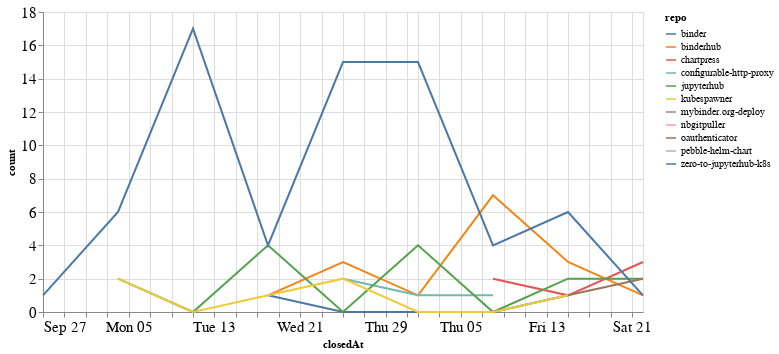

Notebook code for this chart:
### Code cell
closed_by_time = closed_by.groupby('repo').resample('W', on='closedAt').count()['author'].reset_index()
closed_by_time = closed_by_time.rename(columns={'author': 'count'})

alt.Chart(closed_by_time, width=600).mark_line().encode(
    x='closedAt',
    y='count',
    color='repo',
    tooltip="repo"
)

### Figure 1 — Vega-Lite specification as saved in the notebook (floating-point values rounded to 4 significant figures)
{"config": {"axisLeft": {"labelFontSize": 15}, "axisBottom": {"labelFontSize": 15}}, "data": {"name": "data-9aa28877c4028b6e48aed21271f1dd59"}, "mark": "line", "encoding": {"color": {"type": "nominal", "field": "repo"}, "tooltip": {"type": "nominal", "field": "repo"}, "x": {"type": "temporal", "field": "closedAt"}, "y": {"type": "quantitative", "field": "count"}}, "width": 600, "$schema": "https://vega.github.io/schema/vega-lite/v4.8.1.json", "datasets": {"data-9aa28877c4028b6e48aed21271f1dd59": [{"repo": "binder", "closedAt": "2020-10-18T00:00:00", "count": 1}, {"repo": "binder", "closedAt": "2020-10-25T00:00:00", "count": 0}, {"repo": "binder", "closedAt": "2020-11-01T00:00:00", "count": 0}, {"repo": "binder", "closedAt": "2020-11-08T00:00:00", "count": 0}, {"repo": "binder", "closedAt": "2020-11-15T00:00:00", "count": 1}, {"repo": "binderhub", "closedAt": "2020-10-18T00:00:00", "count": 1}, {"repo": "binderhub", "closedAt": "2020-10-25T00:00:00", "count": 3}, {"repo": "binderhub", "closedAt": "2020-11-01T00:00:00", "count": 1}, {"repo": "binderhub", "closedAt": "2020-11-08T00:00:00", "count": 7}, {"repo": "binderhub", "closedAt": "2020-11-15T00:00:00", "count": 3}, {"repo": "binderhub", "closedAt": "2020-11-22T00:00:00", "count": 1}, {"repo": "chartpress", "closedAt": "2020-11-08T00:00:00", "count": 2}, {"repo": "chartpress", "closedAt": "2020-11-15T00:00:00", "count": 1}, {"repo": "chartpress", "closedAt": "2020-11-22T00:00:00", "count": 3}, {"repo": "configurable-http-proxy", "closedAt": "2020-10-25T00:00:00", "count": 2}, {"repo": "configurable-http-proxy", "closedAt": "2020-11-01T00:00:00", "count": 1}, {"repo": "configurable-http-proxy", "closedAt": "2020-11-08T00:00:00", "count": 1}, {"repo": "jupyterhub", "closedAt": "2020-10-04T00:00:00", "count": 2}, {"repo": "jupyterhub", "closedAt": "2020-10-11T00:00:00", "count": 0}, {"repo": "jupyterhub", "closedAt": "2020-10-18T00:00:00", "count": 4}, {"repo": "jupyterhub", "closedAt": "2020-10-25T00:00:00", "count": 0}, {"repo": "jupyterhub", "closedAt": "2020-11-01T00:00:00", "count": 4}, {"repo": "jupyterhub", "closedAt": "2020-11-08T00:00:00", "count": 0}, {"repo": "jupyterhub", "closedAt": "2020-11-15T00:00:00", "count": 2}, {"repo": "jupyterhub", "closedAt": "2020-11-22T00:00:00", "count": 2}, {"repo": "kubespawner", "closedAt": "2020-10-04T00:00:00", "count": 2}, {"repo": "kubespawner", "closedAt": "2020-10-11T00:00:00", "count": 0}, {"repo": "kubespawner", "closedAt": "2020-10-18T00:00:00", "count": 1}, {"repo": "kubespawner", "closedAt": "2020-10-25T00:00:00", "count": 2}, {"repo": "kubespawner", "closedAt": "2020-11-01T00:00:00", "count": 0}, {"repo": "kubespawner", "closedAt": "2020-11-08T00:00:00", "count": 0}, {"repo": "kubespawner", "closedAt": "2020-11-15T00:00:00", "count": 1}, {"repo": "mybinder.org-deploy", "closedAt": "2020-11-01T00:00:00", "count": 1}, {"repo": "nbgitpuller", "closedAt": "2020-10-04T00:00:00", "count": 2}, {"repo": "oauthenticator", "closedAt": "2020-11-15T00:00:00", "count": 1}, {"repo": "oauthenticator", "closedAt": "2020-11-22T00:00:00", "count": 2}, {"repo": "pebble-helm-chart", "closedAt": "2020-11-08T00:00:00", "count": 1}, {"repo": "zero-to-jupyterhub-k8s", "closedAt": "2020-09-27T00:00:00", "count": 1}, {"repo": "zero-to-jupyterhub-k8s", "closedAt": "2020-10-04T00:00:00", "count": 6}, {"repo": "zero-to-jupyterhub-k8s", "closedAt": "2020-10-11T00:00:00", "count": 17}, {"repo": "zero-to-jupyterhub-k8s", "closedAt": "2020-10-18T00:00:00", "count": 4}, {"repo": "zero-to-jupyterhub-k8s", "closedAt": "2020-10-25T00:00:00", "count": 15}, {"repo": "zero-to-jupyterhub-k8s", "closedAt": "2020-11-01T00:00:00", "count": 15}, {"repo": "zero-to-jupyterhub-k8s", "closedAt": "2020-11-08T00:00:00", "count": 4}, {"repo": "zero-to-jupyterhub-k8s", "closedAt": "2020-11-15T00:00:00", "count": 6}, {"repo": "zero-to-jupyterhub-k8s", "closedAt": "2020-11-22T00:00:00", "count": 1}]}}
